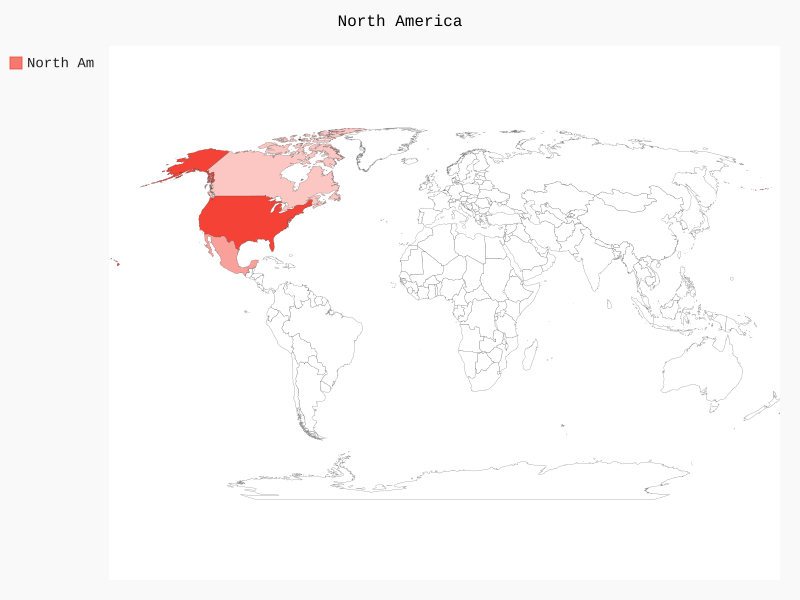

Python code for this plot:
import pygal

wm = pygal.maps.world.World()
wm.title = 'North America'

wm.add('North Am', {
    'ca': 34126000,
    'us': 309349000,
    'mx': 113423000
})

wm.render_to_file('na_population.svg')
